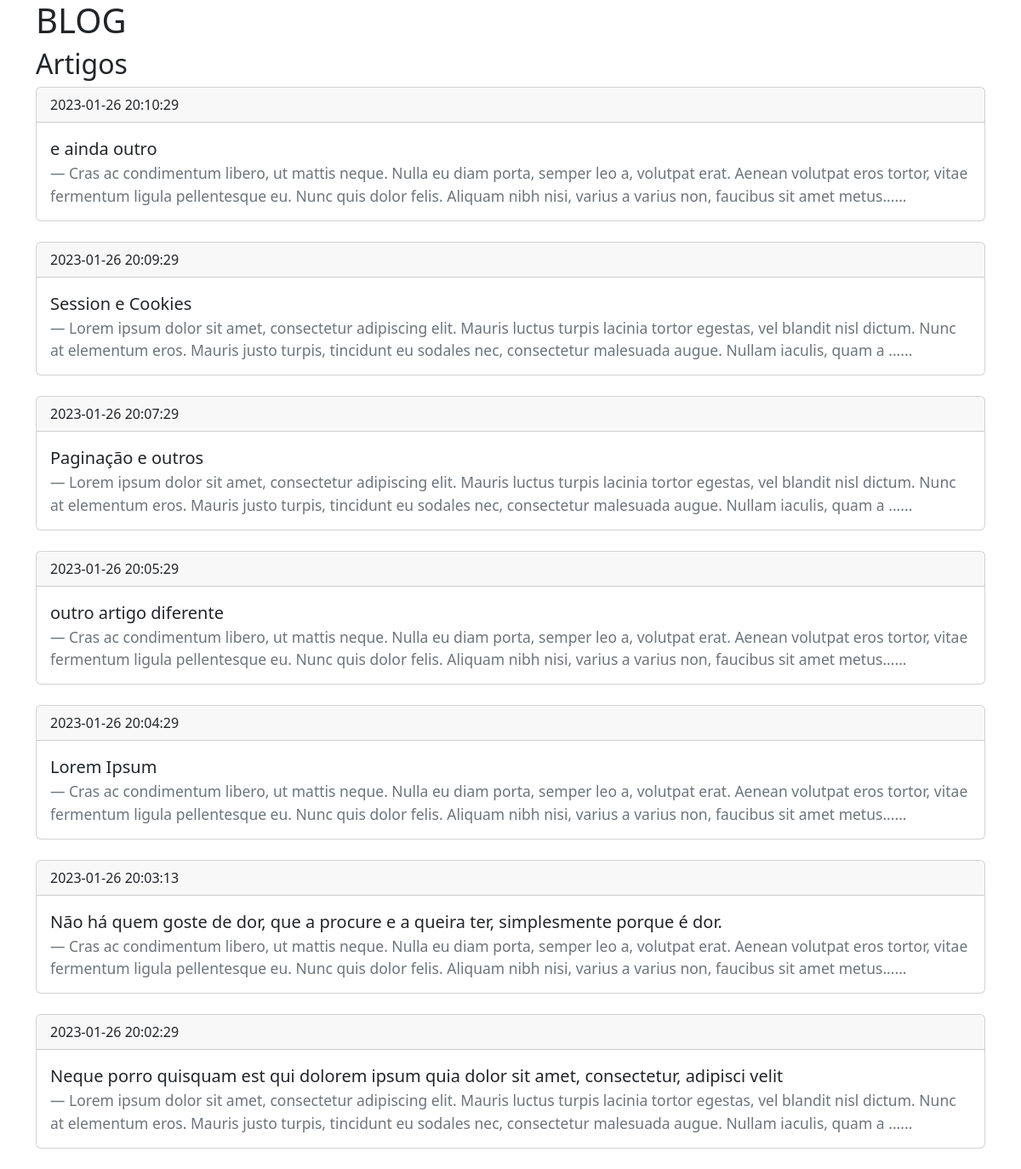
The page / on the database its author committed.
### tables this page shows
CREATE TABLE `artigos` (
  `idArtigo` int NOT NULL,
  `tituloArtigo` varchar(250) NOT NULL,
  `textoArtigo` text NOT NULL,
  `dataArtigo` timestamp NOT NULL DEFAULT CURRENT_TIMESTAMP
);

### index.php (the view, shortened to what this page needs)
<?php
require_once('connection/connection.php');
$qArtigos = "SELECT idArtigo,tituloArtigo,textoArtigo,dataArtigo FROM artigos ORDER BY dataArtigo DESC";
$stmtArtigos = $conn->prepare($qArtigos);
$stmtArtigos->execute();
$stmtArtigos->store_result();
?>
<!DOCTYPE html>
<html lang="en">
<head>
    <link href="https://cdn.jsdelivr.net/npm/bootstrap@5.3.0-alpha1/dist/css/bootstrap.min.css" rel="stylesheet">
</head>
<body>
    <div class="container">
        <h1>BLOG</h1>
        <h2>Artigos</h2>
        <?php
            $stmtArtigos->bind_result($idArtigo,$tituloArtigo,$textoArtigo,$dataArtigo);
            while ($stmtArtigos->fetch()) {
        ?>
            <div class="card">
                <div class="card-header">
                    <?= $dataArtigo ?>
                </div>
                <div class="card-body">
                    <blockquote class="blockquote mb-0">
                        <p><?= $tituloArtigo ?></p>
                        <footer class="blockquote-footer"><?= substr($textoArtigo,0,250) ?>......</footer>
                    </blockquote>
                </div>
            </div>
            <br>
        <?php } ?>
    </div>
</body>
</html>

### rows shown on the page
artigos: dataArtigo "2023-01-26 20:10:29", tituloArtigo "e ainda outro", textoArtigo "Cras ac condimentum libero, ut mattis neque. Nulla eu diam porta, semper leo a, volutpat erat. Aenean volutpat eros tortor, vitae fermentum ligula pellentesque eu. Nunc quis dolor felis. Aliquam nibh nisi, varius a varius non, faucibus sit amet metus"
artigos: dataArtigo "2023-01-26 20:09:29", tituloArtigo "Session e Cookies", textoArtigo "Lorem ipsum dolor sit amet, consectetur adipiscing elit. Mauris luctus turpis lacinia tortor egestas, vel blandit nisl dictum. Nunc at elementum eros. Mauris justo turpis, tincidunt eu sodales nec, consectetur malesuada augue. Nullam iaculis, quam a"
artigos: dataArtigo "2023-01-26 20:07:29", tituloArtigo "Paginação e outros", textoArtigo "Lorem ipsum dolor sit amet, consectetur adipiscing elit. Mauris luctus turpis lacinia tortor egestas, vel blandit nisl dictum. Nunc at elementum eros. Mauris justo turpis, tincidunt eu sodales nec, consectetur malesuada augue. Nullam iaculis, quam a"
artigos: dataArtigo "2023-01-26 20:05:29", tituloArtigo "outro artigo diferente", textoArtigo "Cras ac condimentum libero, ut mattis neque. Nulla eu diam porta, semper leo a, volutpat erat. Aenean volutpat eros tortor, vitae fermentum ligula pellentesque eu. Nunc quis dolor felis. Aliquam nibh nisi, varius a varius non, faucibus sit amet metus"
artigos: dataArtigo "2023-01-26 20:04:29", tituloArtigo "Lorem Ipsum", textoArtigo "Cras ac condimentum libero, ut mattis neque. Nulla eu diam porta, semper leo a, volutpat erat. Aenean volutpat eros tortor, vitae fermentum ligula pellentesque eu. Nunc quis dolor felis. Aliquam nibh nisi, varius a varius non, faucibus sit amet metus"
artigos: dataArtigo "2023-01-26 20:03:13", tituloArtigo "Não há quem goste de dor, que a procure e a queira ter, simplesmente porque é dor.", textoArtigo "Cras ac condimentum libero, ut mattis neque. Nulla eu diam porta, semper leo a, volutpat erat. Aenean volutpat eros tortor, vitae fermentum ligula pellentesque eu. Nunc quis dolor felis. Aliquam nibh nisi, varius a varius non, faucibus sit amet metus"
artigos: dataArtigo "2023-01-26 20:02:29", tituloArtigo "Neque porro quisquam est qui dolorem ipsum quia dolor sit amet, consectetur, adipisci velit", textoArtigo "Lorem ipsum dolor sit amet, consectetur adipiscing elit. Mauris luctus turpis lacinia tortor egestas, vel blandit nisl dictum. Nunc at elementum eros. Mauris justo turpis, tincidunt eu sodales nec, consectetur malesuada augue. Nullam iaculis, quam a"
